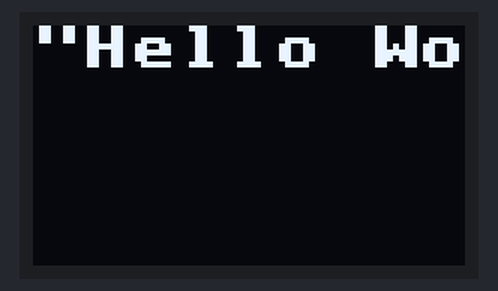
The program below on a simulated ESP32 board running MicroPython. Shown: 72×40 one-colour display. Library files of the repository ran but are not shown: ssd1306.py. At 0.0 s the program stops and its outputs stay as they are.

Above: at 0.1 s.

The program:

displayTest.py
```python
# it works! 2025-06-13
import machine
from ssd1306 import SSD1306_I2C

i2c=machine.I2C(0)  # the only i2c in esp32 c3 supermini
oled = SSD1306_I2C(72, 40, i2c)
oled.fill(0)

oled.text('"Hello World"', 0, 0, 1)
oled.show()
```
